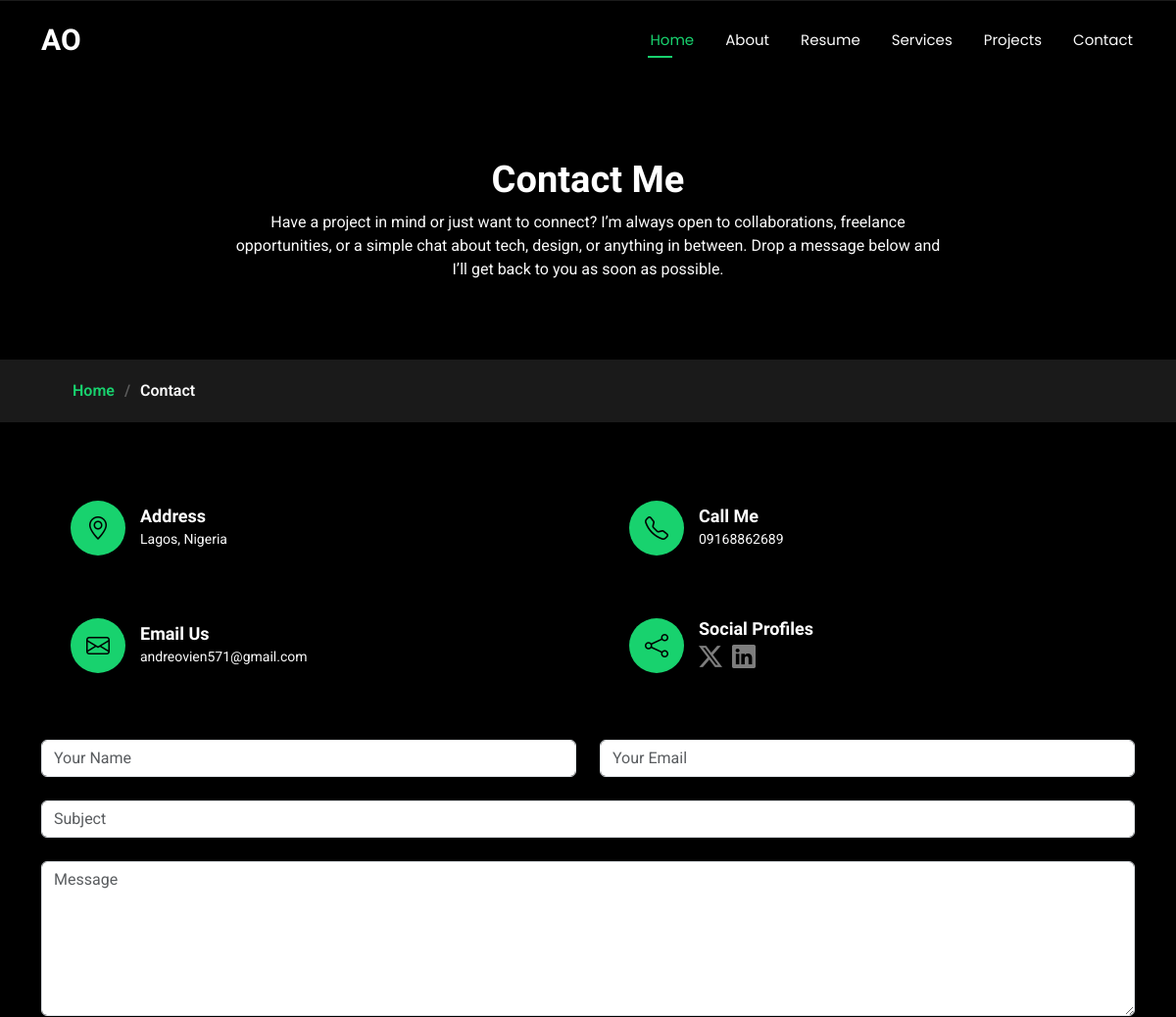
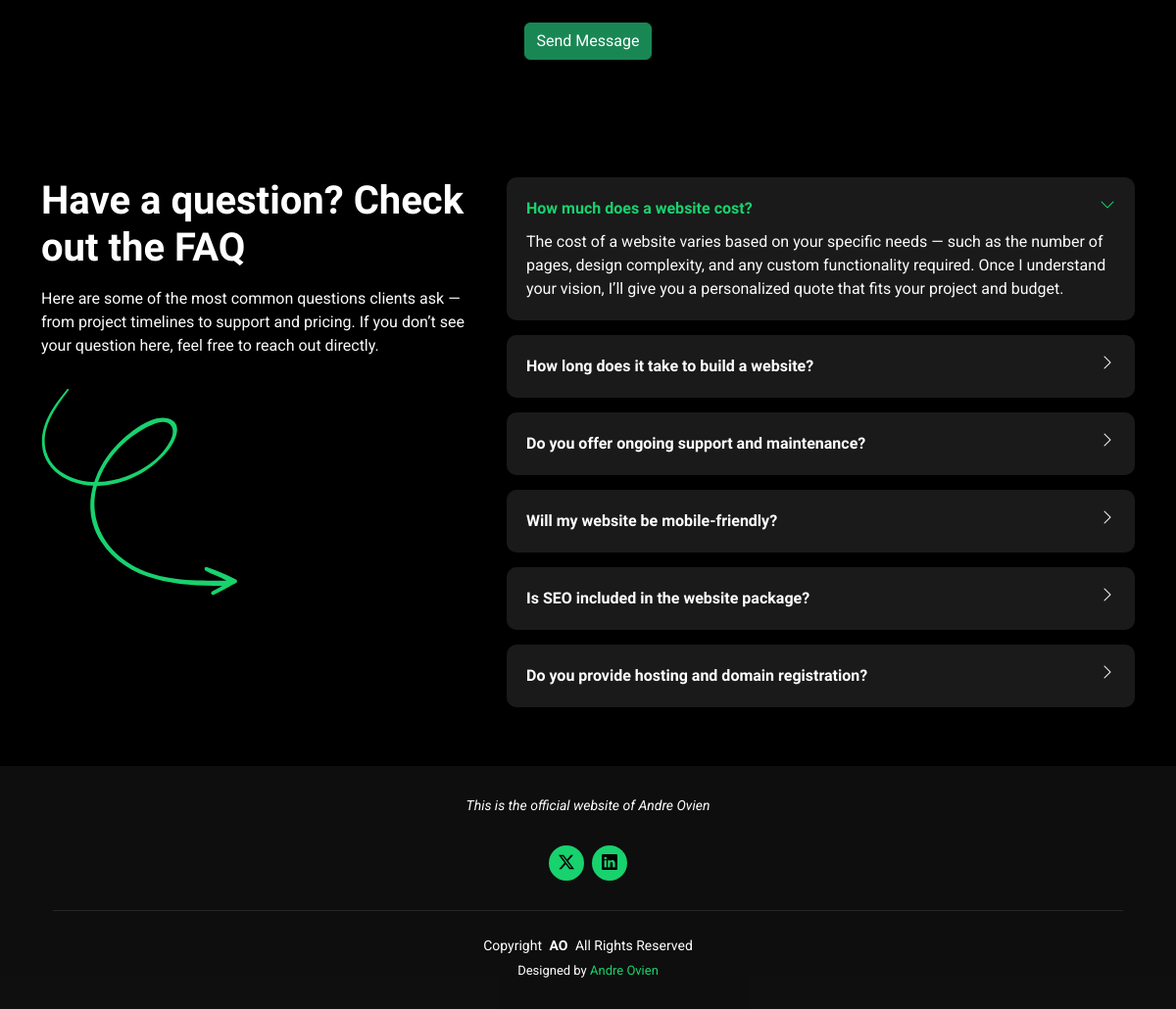
Page /contact/ on the committed database (2 pictures, top to bottom).
### index/models.py (models this page shows, shortened)
class ContactList(models.Model):
    address = models.CharField(max_length=50)
    phone = models.CharField(max_length=50)
    email = models.EmailField()

class Faq(models.Model):
    question = models.CharField(max_length=100, blank=False)
    answer = models.TextField(blank=False)

### index/views.py (the view, shortened to what this page needs)
# urls.py: path('contact/',views.contact,name="contact")
def contact(request):
    contactlist = ContactList.objects.all()[0]
    q_and_a = Faq.objects.all()
    form = UserForm()
    context={
        'contact': contactlist,
        'questions': q_and_a
    }
    return render(request,'index/contact.html',context)

### templates/index/contact.html (shortened to what this page needs)
{% extends "base.html" %}
{% block body %}
    <div class="page-title" data-aos="fade">
      <div class="heading">
        <div class="container">
          <div class="row d-flex justify-content-center text-center">
            <div class="col-lg-8">
              <h1>Contact Me</h1>
              <p class="mb-0">Have a project in mind or just want to connect? I’m always open to collaborations, freelance opportunities, or a simple chat about tech, design, or anything in between. Drop a message below and I’ll get back to you as soon as possible.</p>
            </div>
          </div>
        </div>
      </div>
      <nav class="breadcrumbs">
        <div class="container">
          <ol>
            <li><a href="{% url 'home' %}">Home</a></li>
            <li class="current">Contact</li>
          </ol>
        </div>
      </nav>
    </div>
    <section id="contact" class="contact section">
      <div class="container" data-aos="fade-up" data-aos-delay="100">
        <div class="row gy-4">
          <div class="col-md-6">
            <div class="info-item d-flex align-items-center" data-aos="fade-up" data-aos-delay="200">
              <i class="icon bi bi-geo-alt flex-shrink-0"></i>
              <div>
                <h3>Address</h3>
                <p>Lagos, Nigeria</p>
              </div>
            </div>
          </div>
          <div class="col-md-6">
            <div class="info-item d-flex align-items-center" data-aos="fade-up" data-aos-delay="300">
              <i class="icon bi bi-telephone flex-shrink-0"></i>
              <div>
                <h3>Call Me</h3>
                <p>09168862689</p>
              </div>
            </div>
          </div>
          <div class="col-md-6">
            <div class="info-item d-flex align-items-center" data-aos="fade-up" data-aos-delay="400">
              <i class="icon bi bi-envelope flex-shrink-0"></i>
              <div>
                <h3>Email Us</h3>
                <p>{{ contact.email }}</p>
              </div>
            </div>
          </div>
          <div class="col-md-6">
            <div class="info-item d-flex align-items-center" data-aos="fade-up" data-aos-delay="500">
              <i class="icon bi bi-share flex-shrink-0"></i>
              <div>
                <h3>Social Profiles</h3>
                <div class="social-links">
                  <a href="https://x.com/Aendy_x?s=09/"><i class="bi bi-twitter-x"></i></a>
                  <a href="https://www.linkedin.com/in/andre-ovien-x1x?utm_source=share&utm_campaign=share_via&utm_content=profile&utm_medium=android_app"><i class="bi bi-linkedin"></i></a>
                </div>
              </div>
            </div>
          </div>
        </div>
<br><br>
        <form action="{% url 'contact' %}" method="post" data-aos="fade-up" data-aos-delay="600">
          <div class="row gy-4">
            <div class="col-md-6">
              <input type="text" name="name" class="form-control" placeholder="Your Name" required="">
            </div>
            <div class="col-md-6 ">
              <input type="email" class="form-control" name="email" placeholder="Your Email" required="">
            </div>
            <div class="col-md-12">
              <input type="text" class="form-control" name="subject" placeholder="Subject" required="">
            </div>
            <div class="col-md-12">
              <textarea class="form-control" name="message" rows="6" placeholder="Message" required=""></textarea>
            </div>
            <div class="col-md-12 text-center">
              <button type="submit" class="btn btn-success">Send Message</button>
            </div>
          </div>
        </form>
      </div>
    </section>
    <section class="faq-9 faq section" id="faq">
      <div class="container">
        <div class="row">
          <div class="col-lg-5" data-aos="fade-up">
            <h2 class="faq-title">Have a question? Check out the FAQ</h2>
            <p class="faq-description">Here are some of the most common questions clients ask — from project timelines to support and pricing. If you don’t see your question here, feel free to reach out directly.</p>
            <div class="faq-arrow d-none d-lg-block" data-aos="fade-up" data-aos-delay="200">
            </div>
          </div>
          <div class="col-lg-7" data-aos="fade-up" data-aos-delay="300">
            <div class="faq-container">
              <div class="faq-item faq-active">
                <h3> How much does a website cost?</h3>
                <div class="faq-content">
                  <p>The cost of a website varies based on your specific needs — such as the number of pages, design complexity, and any custom functionality required. Once I understand your vision, I’ll give you a personalized quote that fits your project and budget.</p>
                </div>
                <i class="faq-toggle bi bi-chevron-right"></i>
              </div>
              {% for question in questions %}
              <div class="faq-item">
                <h3>{{ question.question }}</h3>
                <i class="faq-toggle bi bi-chevron-right"></i>
              </div>
              {% endfor %}
            </div>
          </div>
        </div>
      </div>
    </section>
{% endblock %}

### static/css/main.css (style rules this page uses)
:root { --default-font: "Roboto", system-ui, -apple-system, "Segoe UI", Roboto, "Helvetica Neue", Arial, "Noto Sans", "Liberation Sans", sans-serif, "Apple Color Emoji", "Segoe UI Emoji", "Segoe UI Symbol", "Noto Color Emoji"; --heading-font: "Raleway", sans-serif; --nav-font: "Poppins", sans-serif; }
:root { --background-color: #000000; --default-color: #fafafa; --heading-color: #ffffff; --accent-color: #18d26e; --surface-color: #1a1a1a; --contrast-color: #000000; }
:root { --nav-color: #fafafa; --nav-hover-color: #18d26e; --nav-mobile-background-color: #1a1a1a; --nav-dropdown-background-color: #1a1a1a; --nav-dropdown-color: #fafafa; --nav-dropdown-hover-color: #18d26e; }
:root { scroll-behavior: smooth; }
body { color: var(--default-color); background-color: var(--background-color); font-family: var(--default-font); }
a { color: var(--accent-color); text-decoration: none; transition: 0.3s; }
h1, h2, h3, h4, h5, h6 { color: var(--heading-color); font-family: var(--heading-font); }
.page-title { color: var(--default-color); background-color: var(--background-color); position: relative; }
.page-title .heading { padding: 160px 0 80px 0; border-top: 1px solid color-mix(in srgb, var(--default-color), transparent 90%); }
.page-title .heading h1 { font-size: 38px; font-weight: 700; }
.page-title nav { background-color: color-mix(in srgb, var(--default-color), transparent 90%); padding: 20px 0; }
.page-title nav ol { display: flex; flex-wrap: wrap; list-style: none; margin: 0; font-size: 16px; font-weight: 600; }
.page-title nav ol li+li { padding-left: 10px; }
.page-title nav ol li+li::before { content: "/"; display: inline-block; padding-right: 10px; color: color-mix(in srgb, var(--default-color), transparent 70%); }
section, .section { color: var(--default-color); background-color: var(--background-color); padding: 60px 0; scroll-margin-top: 100px; overflow: clip; }
.contact .info-item { box-shadow: 0px 0px 20px rgba(0, 0, 0, 0.1); padding: 20px 30px; }
.contact .info-item .icon { color: var(--contrast-color); background-color: var(--accent-color); width: 56px; height: 56px; font-size: 24px; display: flex; justify-content: center; align-items: center; transition: all 0.3s ease-in-out; border-radius: 50%; margin-right: 15px; }
.contact .info-item h3 { font-size: 18px; font-weight: 700; margin: 0 0 2px 0; }
.contact .info-item p { padding: 0; margin-bottom: 0; font-size: 14px; }
.contact .info-item .social-links a { font-size: 24px; display: inline-block; line-height: 1; margin: 4px 6px 0 0; transition: 0.3s; color: color-mix(in srgb, var(--default-color), transparent 50%); }
.faq .faq-title { font-size: 2.5rem; font-weight: 700; margin-bottom: 1rem; color: var(--heading-color); }
.faq .faq-description { font-size: 1rem; color: var(--default-color); margin-bottom: 2rem; }
.faq .faq-arrow { color: var(--accent-color); }
.faq .faq-container .faq-item { background-color: var(--surface-color); position: relative; padding: 20px; margin-bottom: 15px; border-radius: 10px; overflow: hidden; }
.faq .faq-container .faq-item:last-child { margin-bottom: 0; }
.faq .faq-container .faq-item h3 { font-weight: 600; font-size: 16px; line-height: 24px; margin: 0 30px 0 0; transition: 0.3s; cursor: pointer; display: flex; align-items: center; }
.faq .faq-container .faq-item .faq-content { display: grid; grid-template-rows: 0fr; transition: 0.3s ease-in-out; visibility: hidden; opacity: 0; }
.faq .faq-container .faq-item .faq-content p { margin-bottom: 0; overflow: hidden; }
.faq .faq-container .faq-item .faq-toggle { position: absolute; top: 20px; right: 20px; font-size: 16px; line-height: 0; transition: 0.3s; cursor: pointer; }
.faq .faq-container .faq-active h3 { color: var(--accent-color); }
.faq .faq-container .faq-active .faq-content { grid-template-rows: 1fr; visibility: visible; opacity: 1; padding-top: 10px; }
.faq .faq-container .faq-active .faq-toggle { transform: rotate(90deg); color: var(--accent-color); }

### rows in the picture
ContactList: email "andreovien571@gmail.com"
Faq: question "How long does it take to build a website?"
Faq: question "Do you offer ongoing support and maintenance?"
Faq: question "Will my website be mobile-friendly?"
Faq: question "Is SEO included in the website package?"
Faq: question "Do you provide hosting and domain registration?"
